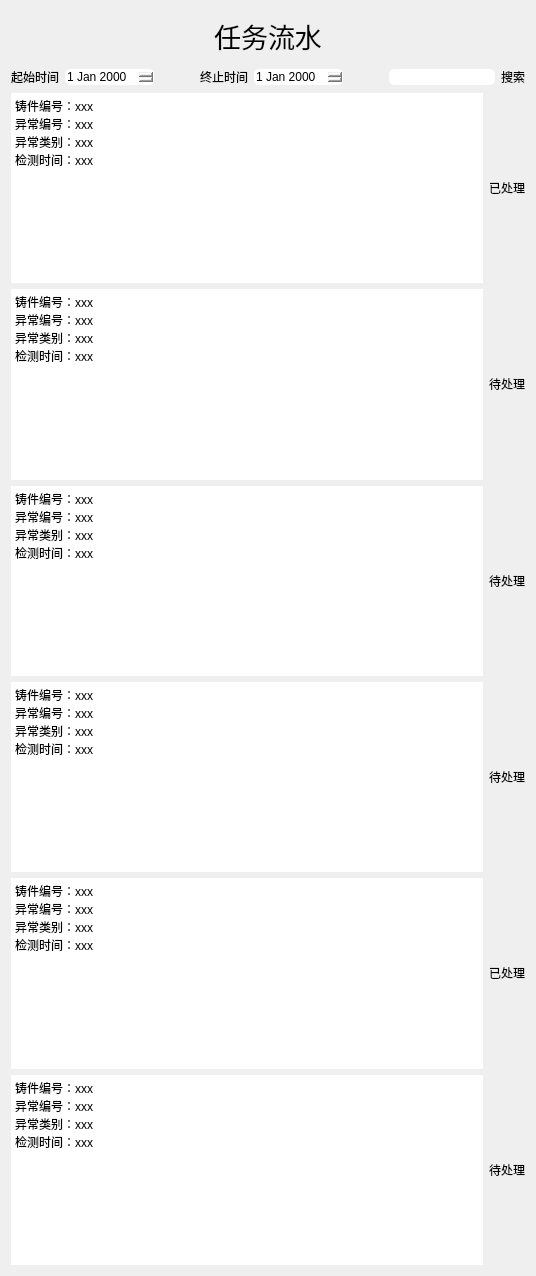
      <widget class="QWidget" name="page_3">
       <property name="styleSheet">
        <string notr="true">border-color: rgb(129, 242, 255);
border-width: 1px;border-radius:5px;</string>
       </property>
       <layout class="QHBoxLayout" name="horizontalLayout_12">
        <item>
         <layout class="QVBoxLayout" name="verticalLayout_13" stretch="5,2,5,5,5,5,5,5">
          <item>
           <widget class="QLabel" name="label_4">
            <property name="enabled">
             <bool>true</bool>
            </property>
            <property name="maximumSize">
             <size>
              <width>16777215</width>
              <height>50</height>
             </size>
            </property>
            <property name="font">
             <font>
              <pointsize>20</pointsize>
             </font>
            </property>
            <property name="text">
             <string>任务流水</string>
            </property>
            <property name="alignment">
             <set>Qt::AlignCenter</set>
            </property>
           </widget>
          </item>
          <item>
           <layout class="QHBoxLayout" name="horizontalLayout_37">
            <item>
             <widget class="QPushButton" name="pushButton_16">
              <property name="text">
               <string>起始时间</string>
              </property>
             </widget>
            </item>
            <item>
             <widget class="QDateEdit" name="dateEdit"/>
            </item>
            <item>
             <spacer name="horizontalSpacer_3">
              <property name="orientation">
               <enum>Qt::Horizontal</enum>
              </property>
              <property name="sizeHint" stdset="0">
               <size>
                <width>40</width>
                <height>20</height>
               </size>
              </property>
             </spacer>
            </item>
            <item>
             <widget class="QPushButton" name="pushButton_17">
              <property name="text">
               <string>终止时间</string>
              </property>
             </widget>
            </item>
            <item>
             <widget class="QDateEdit" name="dateEdit_2"/>
            </item>
            <item>
             <spacer name="horizontalSpacer_4">
              <property name="orientation">
               <enum>Qt::Horizontal</enum>
              </property>
              <property name="sizeHint" stdset="0">
               <size>
                <width>40</width>
                <height>20</height>
               </size>
              </property>
             </spacer>
            </item>
            <item>
             <layout class="QHBoxLayout" name="horizontalLayout_15">
              <item>
               <widget class="QLineEdit" name="lineEdit_4">
                <property name="styleSheet">
                 <string notr="true">background-color: rgb(255, 255, 255);</string>
                </property>
               </widget>
              </item>
              <item>
               <widget class="QPushButton" name="pushButton_22">
                <property name="text">
                 <string>搜索</string>
                </property>
               </widget>
              </item>
             </layout>
            </item>
           </layout>
          </item>
          <item>
           <layout class="QHBoxLayout" name="horizontalLayout_25">
            <item>
             <widget class="QTextBrowser" name="textBrowser_4">
              <property name="html">
               <string>&lt;!DOCTYPE HTML PUBLIC &quot;-//W3C//DTD HTML 4.0//EN&quot; &quot;http://www.w3.org/TR/REC-html40/strict.dtd&quot;&gt;
&lt;html&gt;&lt;head&gt;&lt;meta name=&quot;qrichtext&quot; content=&quot;1&quot; /&gt;&lt;style type=&quot;text/css&quot;&gt;
p, li { white-space: pre-wrap; }
&lt;/style&gt;&lt;/head&gt;&lt;body style=&quot; font-family:'SimSun'; font-size:9pt; font-weight:400; font-style:normal;&quot;&gt;
&lt;p style=&quot; margin-top:0px; margin-bottom:0px; margin-left:0px; margin-right:0px; -qt-block-indent:0; text-indent:0px;&quot;&gt;铸件编号：xxx&lt;/p&gt;
&lt;p style=&quot; margin-top:0px; margin-bottom:0px; margin-left:0px; margin-right:0px; -qt-block-indent:0; text-indent:0px;&quot;&gt;异常编号：xxx&lt;/p&gt;
&lt;p style=&quot; margin-top:0px; margin-bottom:0px; margin-left:0px; margin-right:0px; -qt-block-indent:0; text-indent:0px;&quot;&gt;异常类别：xxx&lt;/p&gt;
&lt;p style=&quot; margin-top:0px; margin-bottom:0px; margin-left:0px; margin-right:0px; -qt-block-indent:0; text-indent:0px;&quot;&gt;检测时间：xxx&lt;/p&gt;&lt;/body&gt;&lt;/html&gt;</string>
              </property>
             </widget>
            </item>
            <item>
             <widget class="QPushButton" name="pushButton_9">
              <property name="text">
               <string>已处理</string>
              </property>
             </widget>
            </item>
           </layout>
          </item>
          <item>
           <layout class="QHBoxLayout" name="horizontalLayout_26">
            <item>
             <widget class="QTextBrowser" name="textBrowser_5">
              <property name="html">
               <string>&lt;!DOCTYPE HTML PUBLIC &quot;-//W3C//DTD HTML 4.0//EN&quot; &quot;http://www.w3.org/TR/REC-html40/strict.dtd&quot;&gt;
&lt;html&gt;&lt;head&gt;&lt;meta name=&quot;qrichtext&quot; content=&quot;1&quot; /&gt;&lt;style type=&quot;text/css&quot;&gt;
p, li { white-space: pre-wrap; }
&lt;/style&gt;&lt;/head&gt;&lt;body style=&quot; font-family:'SimSun'; font-size:9pt; font-weight:400; font-style:normal;&quot;&gt;
&lt;p style=&quot; margin-top:0px; margin-bottom:0px; margin-left:0px; margin-right:0px; -qt-block-indent:0; text-indent:0px;&quot;&gt;铸件编号：xxx&lt;/p&gt;
&lt;p style=&quot; margin-top:0px; margin-bottom:0px; margin-left:0px; margin-right:0px; -qt-block-indent:0; text-indent:0px;&quot;&gt;异常编号：xxx&lt;/p&gt;
&lt;p style=&quot; margin-top:0px; margin-bottom:0px; margin-left:0px; margin-right:0px; -qt-block-indent:0; text-indent:0px;&quot;&gt;异常类别：xxx&lt;/p&gt;
&lt;p style=&quot; margin-top:0px; margin-bottom:0px; margin-left:0px; margin-right:0px; -qt-block-indent:0; text-indent:0px;&quot;&gt;检测时间：xxx&lt;/p&gt;&lt;/body&gt;&lt;/html&gt;</string>
              </property>
             </widget>
            </item>
            <item>
             <widget class="QPushButton" name="pushButton_10">
              <property name="text">
               <string>待处理</string>
              </property>
             </widget>
            </item>
           </layout>
          </item>
          <item>
           <layout class="QHBoxLayout" name="horizontalLayout_27">
            <item>
             <widget class="QTextBrowser" name="textBrowser_6">
              <property name="html">
               <string>&lt;!DOCTYPE HTML PUBLIC &quot;-//W3C//DTD HTML 4.0//EN&quot; &quot;http://www.w3.org/TR/REC-html40/strict.dtd&quot;&gt;
&lt;html&gt;&lt;head&gt;&lt;meta name=&quot;qrichtext&quot; content=&quot;1&quot; /&gt;&lt;style type=&quot;text/css&quot;&gt;
p, li { white-space: pre-wrap; }
&lt;/style&gt;&lt;/head&gt;&lt;body style=&quot; font-family:'SimSun'; font-size:9pt; font-weight:400; font-style:normal;&quot;&gt;
&lt;p style=&quot; margin-top:0px; margin-bottom:0px; margin-left:0px; margin-right:0px; -qt-block-indent:0; text-indent:0px;&quot;&gt;铸件编号：xxx&lt;/p&gt;
&lt;p style=&quot; margin-top:0px; margin-bottom:0px; margin-left:0px; margin-right:0px; -qt-block-indent:0; text-indent:0px;&quot;&gt;异常编号：xxx&lt;/p&gt;
&lt;p style=&quot; margin-top:0px; margin-bottom:0px; margin-left:0px; margin-right:0px; -qt-block-indent:0; text-indent:0px;&quot;&gt;异常类别：xxx&lt;/p&gt;
&lt;p style=&quot; margin-top:0px; margin-bottom:0px; margin-left:0px; margin-right:0px; -qt-block-indent:0; text-indent:0px;&quot;&gt;检测时间：xxx&lt;/p&gt;&lt;/body&gt;&lt;/html&gt;</string>
              </property>
             </widget>
            </item>
            <item>
             <widget class="QPushButton" name="pushButton_11">
              <property name="text">
               <string>待处理</string>
              </property>
             </widget>
            </item>
           </layout>
          </item>
          <item>
           <layout class="QHBoxLayout" name="horizontalLayout_28">
            <item>
             <widget class="QTextBrowser" name="textBrowser_7">
              <property name="html">
               <string>&lt;!DOCTYPE HTML PUBLIC &quot;-//W3C//DTD HTML 4.0//EN&quot; &quot;http://www.w3.org/TR/REC-html40/strict.dtd&quot;&gt;
&lt;html&gt;&lt;head&gt;&lt;meta name=&quot;qrichtext&quot; content=&quot;1&quot; /&gt;&lt;style type=&quot;text/css&quot;&gt;
p, li { white-space: pre-wrap; }
&lt;/style&gt;&lt;/head&gt;&lt;body style=&quot; font-family:'SimSun'; font-size:9pt; font-weight:400; font-style:normal;&quot;&gt;
&lt;p style=&quot; margin-top:0px; margin-bottom:0px; margin-left:0px; margin-right:0px; -qt-block-indent:0; text-indent:0px;&quot;&gt;铸件编号：xxx&lt;/p&gt;
&lt;p style=&quot; margin-top:0px; margin-bottom:0px; margin-left:0px; margin-right:0px; -qt-block-indent:0; text-indent:0px;&quot;&gt;异常编号：xxx&lt;/p&gt;
&lt;p style=&quot; margin-top:0px; margin-bottom:0px; margin-left:0px; margin-right:0px; -qt-block-indent:0; text-indent:0px;&quot;&gt;异常类别：xxx&lt;/p&gt;
&lt;p style=&quot; margin-top:0px; margin-bottom:0px; margin-left:0px; margin-right:0px; -qt-block-indent:0; text-indent:0px;&quot;&gt;检测时间：xxx&lt;/p&gt;&lt;/body&gt;&lt;/html&gt;</string>
              </property>
             </widget>
            </item>
            <item>
             <widget class="QPushButton" name="pushButton_12">
              <property name="text">
               <string>待处理</string>
              </property>
             </widget>
            </item>
           </layout>
          </item>
          <item>
           <layout class="QHBoxLayout" name="horizontalLayout_29">
            <item>
             <widget class="QTextBrowser" name="textBrowser_8">
              <property name="html">
               <string>&lt;!DOCTYPE HTML PUBLIC &quot;-//W3C//DTD HTML 4.0//EN&quot; &quot;http://www.w3.org/TR/REC-html40/strict.dtd&quot;&gt;
&lt;html&gt;&lt;head&gt;&lt;meta name=&quot;qrichtext&quot; content=&quot;1&quot; /&gt;&lt;style type=&quot;text/css&quot;&gt;
p, li { white-space: pre-wrap; }
&lt;/style&gt;&lt;/head&gt;&lt;body style=&quot; font-family:'SimSun'; font-size:9pt; font-weight:400; font-style:normal;&quot;&gt;
&lt;p style=&quot; margin-top:0px; margin-bottom:0px; margin-left:0px; margin-right:0px; -qt-block-indent:0; text-indent:0px;&quot;&gt;铸件编号：xxx&lt;/p&gt;
&lt;p style=&quot; margin-top:0px; margin-bottom:0px; margin-left:0px; margin-right:0px; -qt-block-indent:0; text-indent:0px;&quot;&gt;异常编号：xxx&lt;/p&gt;
&lt;p style=&quot; margin-top:0px; margin-bottom:0px; margin-left:0px; margin-right:0px; -qt-block-indent:0; text-indent:0px;&quot;&gt;异常类别：xxx&lt;/p&gt;
&lt;p style=&quot; margin-top:0px; margin-bottom:0px; margin-left:0px; margin-right:0px; -qt-block-indent:0; text-indent:0px;&quot;&gt;检测时间：xxx&lt;/p&gt;&lt;/body&gt;&lt;/html&gt;</string>
              </property>
             </widget>
            </item>
            <item>
             <widget class="QPushButton" name="pushButton_13">
              <property name="text">
               <string>已处理</string>
              </property>
             </widget>
            </item>
           </layout>
          </item>
          <item>
           <layout class="QHBoxLayout" name="horizontalLayout_30">
            <item>
             <widget class="QTextBrowser" name="textBrowser_9">
              <property name="html">
               <string>&lt;!DOCTYPE HTML PUBLIC &quot;-//W3C//DTD HTML 4.0//EN&quot; &quot;http://www.w3.org/TR/REC-html40/strict.dtd&quot;&gt;
&lt;html&gt;&lt;head&gt;&lt;meta name=&quot;qrichtext&quot; content=&quot;1&quot; /&gt;&lt;style type=&quot;text/css&quot;&gt;
p, li { white-space: pre-wrap; }
&lt;/style&gt;&lt;/head&gt;&lt;body style=&quot; font-family:'SimSun'; font-size:9pt; font-weight:400; font-style:normal;&quot;&gt;
&lt;p style=&quot; margin-top:0px; margin-bottom:0px; margin-left:0px; margin-right:0px; -qt-block-indent:0; text-indent:0px;&quot;&gt;铸件编号：xxx&lt;/p&gt;
&lt;p style=&quot; margin-top:0px; margin-bottom:0px; margin-left:0px; margin-right:0px; -qt-block-indent:0; text-indent:0px;&quot;&gt;异常编号：xxx&lt;/p&gt;
&lt;p style=&quot; margin-top:0px; margin-bottom:0px; margin-left:0px; margin-right:0px; -qt-block-indent:0; text-indent:0px;&quot;&gt;异常类别：xxx&lt;/p&gt;
&lt;p style=&quot; margin-top:0px; margin-bottom:0px; margin-left:0px; margin-right:0px; -qt-block-indent:0; text-indent:0px;&quot;&gt;检测时间：xxx&lt;/p&gt;&lt;/body&gt;&lt;/html&gt;</string>
              </property>
             </widget>
            </item>
            <item>
             <widget class="QPushButton" name="pushButton_14">
              <property name="text">
               <string>待处理</string>
              </property>
             </widget>
            </item>
           </layout>
          </item>
         </layout>
        </item>
       </layout>
      </widget>
